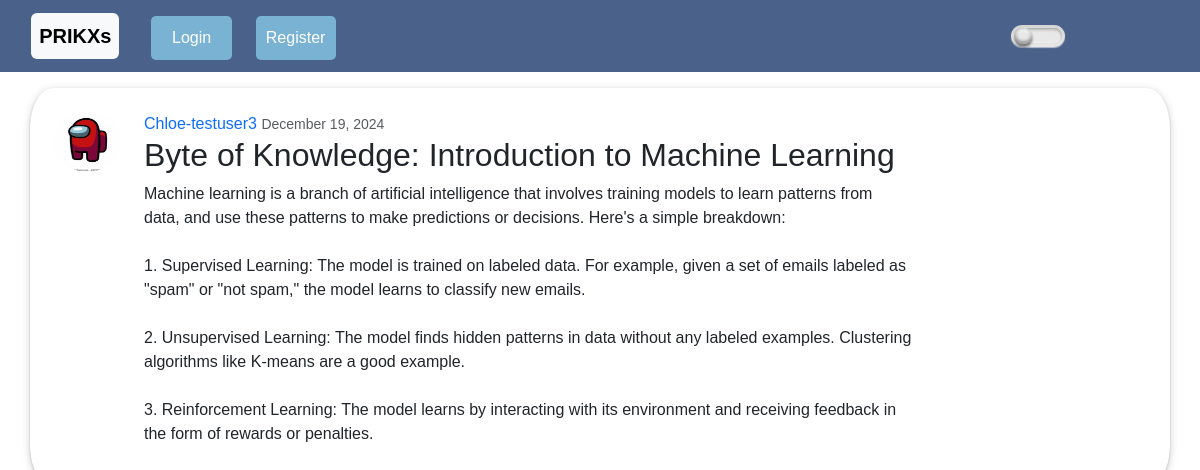
/post/5/, run on the app's committed database.
### App/models.py (models this page shows, shortened)
class Post(models.Model):
    title = models.CharField(max_length=100)
    content = models.TextField()
    date_posted = models.DateTimeField(default=timezone.now)
    author = models.ForeignKey(User, on_delete=models.CASCADE)

### Users/models.py (models this page shows, shortened)
class profile(models.Model):
    user = models.OneToOneField(User, on_delete=models.CASCADE)
    image = models.ImageField(default='default.jpg', upload_to='profile pics')

### App/views.py (the view)
# urls.py: path('post/<int:pk>/',PostDetailView.as_view(), name='post-detail'),
class PostDetailView(DetailView):
    model = Post
    template_name = 'post_detail.html'

### App/templates/post_detail.html (shortened to what this page needs)
{% extends "index.html" %}
{% block content %}
<div class="container">
    <article class="media content-section row mt-3" style="border-top-left-radius: 2% 10%;
    border-top-right-radius: 2% 10%;
    border-bottom-right-radius: 2% 10%;
    border-bottom-left-radius: 2% 10%;
    display: flex;">
        <img class="rounded-circle col-4" src="{{ object.author.profile.image.url }}" alt="profile pic" style="width: 90; height: 60;">
        <div class="media-body col-4" style="flex: 60%;">
            <div class="articles-metadata">
                <a href="{% url 'user-posts' object.author.username%}">{{ object.author }} </a>
                <small class="text-muted">{{ object.date_posted|date:" F d, Y" }}</small>
            </div>
            <h2 class="article-title">{{ object.title }}</h2>
            <p>{{ object.content|linebreaksbr }}</p>
        </div>
        <div class="col-4" style="flex: 10%;">
        </div>
    </article>
</div>
{% endblock %}

### App/static/darkmode.css (style rules this page uses)
body { overflow-y: auto; }

### App/static/login.css (style rules this page uses)
* { margin: 0; padding: 0; box-sizing: border-box; font-family: Arial, sans-serif; }

### App/static/other.css (style rules this page uses)
.article-title { text-decoration: none; }
.content-section { padding: 3vh 1vw; }

### data on the page
Post: author.profile.image (picture), author "Chloe-testuser3", date_posted "December 19, 2024", title "Byte of Knowledge: Introduction to Machine Learning", content "Machine learning is a branch of artificial intelligence that involves training models to learn patterns from data, and use these patterns to make predictions or decisions. Here's a simple breakdown: 1. Supervised Learning: The model is trained on labeled data. For example, given a set of emails labeled as \"spam\" or \"not spam,\" the model learns to classify new emails. 2. Unsupervised Learning: The model finds hidden patterns in data without any labeled examples. Clustering algorithms like K-means are a good example. 3. Reinforcement Learning: The model learns by interacting with its environment and receiving feedback in the form of rewards or penalties."
